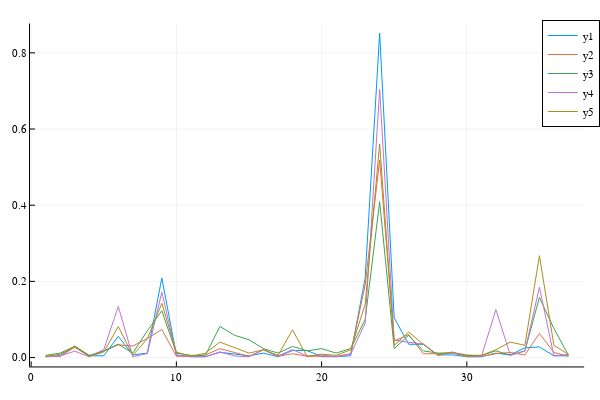

Notebook code for this chart:
### Code cell
Plots.plot(transpose(cond_prob_bnb[:,findall(x-> x>0,X_t_bnb)]))

### Figure 1 — Plotly figure (JSON) as saved in the notebook; plotly's stock layout.template omitted (floating-point values rounded to 4 significant figures)
{"data": [{"colorbar": {"title": ""}, "legendgroup": "y1", "line": {"color": "rgba(0, 154, 250, 1.000)", "dash": "solid", "shape": "linear", "width": 1}, "mode": "lines", "name": "y1", "showlegend": true, "type": "scatter", "x": [1, 2, 3, 4, 5, 6, 7, 8, 9, 10, 11, 12, 13, 14, 15, 16, 17, 18, 19, 20, 21, 22, 23, 24, 25, 26, 27, 28, 29, 30, 31, 32, 33, 34, 35, 36, 37], "xaxis": "x1", "y": [0.00232, 0.00464, 0.03016, 0.00464, 0.00464, 0.05568, 0.006961, 0.0116, 0.2088, 0.006961, 0.00232, 0.00232, 0.01392, 0.009281, 0.00464, 0.0116, 0.00232, 0.01856, 0.01856, 0.00232, 0.00232, 0.00464, 0.2088, 0.8515, 0.1044, 0.0348, 0.0348, 0.006961, 0.006961, 0.00232, 0.00232, 0.0116, 0.006961, 0.02552, 0.02784, 0.00464, 0.00464], "yaxis": "y1", "zmax": null, "zmin": null}, {"colorbar": {"title": ""}, "legendgroup": "y2", "line": {"color": "rgba(227, 111, 71, 1.000)", "dash": "solid", "shape": "linear", "width": 1}, "mode": "lines", "name": "y2", "showlegend": true, "type": "scatter", "x": [1, 2, 3, 4, 5, 6, 7, 8, 9, 10, 11, 12, 13, 14, 15, 16, 17, 18, 19, 20, 21, 22, 23, 24, 25, 26, 27, 28, 29, 30, 31, 32, 33, 34, 35, 36, 37], "xaxis": "x1", "y": [0.003344, 0.003344, 0.02676, 0.003344, 0.01672, 0.03344, 0.0301, 0.05017, 0.07358, 0.003344, 0.003344, 0.006689, 0.02341, 0.01338, 0.003344, 0.02007, 0.003344, 0.01003, 0.003344, 0.003344, 0.003344, 0.01003, 0.1906, 0.5184, 0.04348, 0.0602, 0.01003, 0.01003, 0.01338, 0.006689, 0.003344, 0.01003, 0.01338, 0.006689, 0.06355, 0.01338, 0.003344], "yaxis": "y1", "zmax": null, "zmin": null}, {"colorbar": {"title": ""}, "legendgroup": "y3", "line": {"color": "rgba(62, 164, 78, 1.000)", "dash": "solid", "shape": "linear", "width": 1}, "mode": "lines", "name": "y3", "showlegend": true, "type": "scatter", "x": [1, 2, 3, 4, 5, 6, 7, 8, 9, 10, 11, 12, 13, 14, 15, 16, 17, 18, 19, 20, 21, 22, 23, 24, 25, 26, 27, 28, 29, 30, 31, 32, 33, 34, 35, 36, 37], "xaxis": "x1", "y": [0.005848, 0.0117, 0.02924, 0.005848, 0.01754, 0.03509, 0.0117, 0.07018, 0.1228, 0.0117, 0.005848, 0.005848, 0.08187, 0.05848, 0.04678, 0.02339, 0.0117, 0.02924, 0.01754, 0.02339, 0.0117, 0.02339, 0.09942, 0.4094, 0.02339, 0.05848, 0.01754, 0.0117, 0.0117, 0.005848, 0.005848, 0.01754, 0.005848, 0.01754, 0.1579, 0.07602, 0.005848], "yaxis": "y1", "zmax": null, "zmin": null}, {"colorbar": {"title": ""}, "legendgroup": "y4", "line": {"color": "rgba(195, 113, 210, 1.000)", "dash": "solid", "shape": "linear", "width": 1}, "mode": "lines", "name": "y4", "showlegend": true, "type": "scatter", "x": [1, 2, 3, 4, 5, 6, 7, 8, 9, 10, 11, 12, 13, 14, 15, 16, 17, 18, 19, 20, 21, 22, 23, 24, 25, 26, 27, 28, 29, 30, 31, 32, 33, 34, 35, 36, 37], "xaxis": "x1", "y": [0.002096, 0.004193, 0.01677, 0.002096, 0.02096, 0.1342, 0.002096, 0.01048, 0.1719, 0.006289, 0.002096, 0.002096, 0.01468, 0.004193, 0.002096, 0.02096, 0.004193, 0.02096, 0.004193, 0.006289, 0.002096, 0.008386, 0.09015, 0.7044, 0.04612, 0.03983, 0.03564, 0.006289, 0.01258, 0.002096, 0.002096, 0.1258, 0.006289, 0.01677, 0.1845, 0.004193, 0.008386], "yaxis": "y1", "zmax": null, "zmin": null}, {"colorbar": {"title": ""}, "legendgroup": "y5", "line": {"color": "rgba(172, 142, 24, 1.000)", "dash": "solid", "shape": "linear", "width": 1}, "mode": "lines", "name": "y5", "showlegend": true, "type": "scatter", "x": [1, 2, 3, 4, 5, 6, 7, 8, 9, 10, 11, 12, 13, 14, 15, 16, 17, 18, 19, 20, 21, 22, 23, 24, 25, 26, 27, 28, 29, 30, 31, 32, 33, 34, 35, 36, 37], "xaxis": "x1", "y": [0.002907, 0.008721, 0.02907, 0.002907, 0.01453, 0.0814, 0.005814, 0.04942, 0.1424, 0.01453, 0.002907, 0.01163, 0.0407, 0.02616, 0.01163, 0.02035, 0.005814, 0.07267, 0.002907, 0.008721, 0.005814, 0.02035, 0.1395, 0.561, 0.03198, 0.06686, 0.03488, 0.005814, 0.01453, 0.002907, 0.005814, 0.02035, 0.0407, 0.03198, 0.2674, 0.03198, 0.008721], "yaxis": "y1", "zmax": null, "zmin": null}], "layout": {"annotations": [], "height": 400, "legend": {"bgcolor": "rgba(255, 255, 255, 1.000)", "bordercolor": "rgba(0, 0, 0, 1.000)", "borderwidth": 1, "font": {"color": "rgba(0, 0, 0, 1.000)", "family": "sans-serif", "size": 11}, "tracegroupgap": 0, "traceorder": "normal", "x": 1.02, "xanchor": "auto", "y": 1, "yanchor": "auto"}, "margin": {"b": 20, "l": 0, "r": 0, "t": 20}, "paper_bgcolor": "rgba(255, 255, 255, 1.000)", "plot_bgcolor": "rgba(255, 255, 255, 1.000)", "showlegend": true, "width": 600, "xaxis": {"anchor": "y1", "domain": [0.05101, 0.9934], "gridcolor": "rgba(0, 0, 0, 0.100)", "gridwidth": 0.5, "linecolor": "rgba(0, 0, 0, 1.000)", "mirror": false, "range": [-0.08, 38.08], "showgrid": true, "showline": true, "showticklabels": true, "tickangle": 0, "tickcolor": "rgb(0, 0, 0)", "tickfont": {"color": "rgba(0, 0, 0, 1.000)", "family": "sans-serif", "size": 11}, "tickmode": "array", "ticks": "inside", "ticktext": ["0", "10", "20", "30"], "tickvals": [0, 10, 20, 30], "title": "", "titlefont": {"color": "rgba(0, 0, 0, 1.000)", "family": "sans-serif", "size": 15}, "type": "-", "visible": true, "zeroline": false, "zerolinecolor": "rgba(0, 0, 0, 1.000)"}, "yaxis": {"anchor": "x1", "domain": [0.03762, 0.9902], "gridcolor": "rgba(0, 0, 0, 0.100)", "gridwidth": 0.5, "linecolor": "rgba(0, 0, 0, 1.000)", "mirror": false, "range": [-0.02339, 0.877], "showgrid": true, "showline": true, "showticklabels": true, "tickangle": 0, "tickcolor": "rgb(0, 0, 0)", "tickfont": {"color": "rgba(0, 0, 0, 1.000)", "family": "sans-serif", "size": 11}, "tickmode": "array", "ticks": "inside", "ticktext": ["0.0", "0.2", "0.4", "0.6", "0.8"], "tickvals": [0, 0.2, 0.4, 0.6, 0.8], "title": "", "titlefont": {"color": "rgba(0, 0, 0, 1.000)", "family": "sans-serif", "size": 15}, "type": "-", "visible": true, "zeroline": false, "zerolinecolor": "rgba(0, 0, 0, 1.000)"}}}
